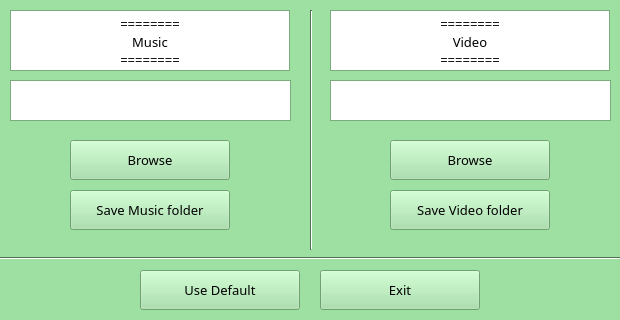
<?xml version="1.0" encoding="UTF-8"?>
<ui version="4.0">
 <class>MainWindow</class>
 <widget class="QMainWindow" name="MainWindow">
  <property name="geometry">
   <rect>
    <x>0</x>
    <y>0</y>
    <width>620</width>
    <height>320</height>
   </rect>
  </property>
  <property name="minimumSize">
   <size>
    <width>620</width>
    <height>320</height>
   </size>
  </property>
  <property name="maximumSize">
   <size>
    <width>620</width>
    <height>320</height>
   </size>
  </property>
  <property name="palette">
   <palette>
    <active>
     <colorrole role="WindowText">
      <brush brushstyle="SolidPattern">
       <color alpha="255">
        <red>0</red>
        <green>0</green>
        <blue>0</blue>
       </color>
      </brush>
     </colorrole>
     <colorrole role="Button">
      <brush brushstyle="SolidPattern">
       <color alpha="255">
        <red>158</red>
        <green>223</green>
        <blue>162</blue>
       </color>
      </brush>
     </colorrole>
     <colorrole role="Light">
      <brush brushstyle="SolidPattern">
       <color alpha="255">
        <red>255</red>
        <green>255</green>
        <blue>255</blue>
       </color>
      </brush>
     </colorrole>
     <colorrole role="Midlight">
      <brush brushstyle="SolidPattern">
       <color alpha="255">
        <red>206</red>
        <green>239</green>
        <blue>208</blue>
       </color>
      </brush>
     </colorrole>
     <colorrole role="Dark">
      <brush brushstyle="SolidPattern">
       <color alpha="255">
        <red>79</red>
        <green>111</green>
        <blue>81</blue>
       </color>
      </brush>
     </colorrole>
     <colorrole role="Mid">
      <brush brushstyle="SolidPattern">
       <color alpha="255">
        <red>105</red>
        <green>149</green>
        <blue>108</blue>
       </color>
      </brush>
     </colorrole>
     <colorrole role="Text">
      <brush brushstyle="SolidPattern">
       <color alpha="255">
        <red>0</red>
        <green>0</green>
        <blue>0</blue>
       </color>
      </brush>
     </colorrole>
     <colorrole role="BrightText">
      <brush brushstyle="SolidPattern">
       <color alpha="255">
        <red>255</red>
        <green>255</green>
        <blue>255</blue>
       </color>
      </brush>
     </colorrole>
     <colorrole role="ButtonText">
      <brush brushstyle="SolidPattern">
       <color alpha="255">
        <red>0</red>
        <green>0</green>
        <blue>0</blue>
       </color>
      </brush>
     </colorrole>
     <colorrole role="Base">
      <brush brushstyle="SolidPattern">
       <color alpha="255">
        <red>255</red>
        <green>255</green>
        <blue>255</blue>
       </color>
      </brush>
     </colorrole>
     <colorrole role="Window">
      <brush brushstyle="SolidPattern">
       <color alpha="255">
        <red>158</red>
        <green>223</green>
        <blue>162</blue>
       </color>
      </brush>
     </colorrole>
     <colorrole role="Shadow">
      <brush brushstyle="SolidPattern">
       <color alpha="255">
        <red>0</red>
        <green>0</green>
        <blue>0</blue>
       </color>
      </brush>
     </colorrole>
     <colorrole role="AlternateBase">
      <brush brushstyle="SolidPattern">
       <color alpha="255">
        <red>206</red>
        <green>239</green>
        <blue>208</blue>
       </color>
      </brush>
     </colorrole>
     <colorrole role="ToolTipBase">
      <brush brushstyle="SolidPattern">
       <color alpha="255">
        <red>255</red>
        <green>255</green>
        <blue>220</blue>
       </color>
      </brush>
     </colorrole>
     <colorrole role="ToolTipText">
      <brush brushstyle="SolidPattern">
       <color alpha="255">
        <red>0</red>
        <green>0</green>
        <blue>0</blue>
       </color>
      </brush>
     </colorrole>
    </active>
    <inactive>
     <colorrole role="WindowText">
      <brush brushstyle="SolidPattern">
       <color alpha="255">
        <red>0</red>
        <green>0</green>
        <blue>0</blue>
       </color>
      </brush>
     </colorrole>
     <colorrole role="Button">
      <brush brushstyle="SolidPattern">
       <color alpha="255">
        <red>158</red>
        <green>223</green>
        <blue>162</blue>
       </color>
      </brush>
     </colorrole>
     <colorrole role="Light">
      <brush brushstyle="SolidPattern">
       <color alpha="255">
        <red>255</red>
        <green>255</green>
        <blue>255</blue>
       </color>
      </brush>
     </colorrole>
     <colorrole role="Midlight">
      <brush brushstyle="SolidPattern">
       <color alpha="255">
        <red>206</red>
        <green>239</green>
        <blue>208</blue>
       </color>
      </brush>
     </colorrole>
     <colorrole role="Dark">
      <brush brushstyle="SolidPattern">
       <color alpha="255">
        <red>79</red>
        <green>111</green>
        <blue>81</blue>
       </color>
      </brush>
     </colorrole>
     <colorrole role="Mid">
      <brush brushstyle="SolidPattern">
       <color alpha="255">
        <red>105</red>
        <green>149</green>
        <blue>108</blue>
       </color>
      </brush>
     </colorrole>
     <colorrole role="Text">
      <brush brushstyle="SolidPattern">
       <color alpha="255">
        <red>0</red>
        <green>0</green>
        <blue>0</blue>
       </color>
      </brush>
     </colorrole>
     <colorrole role="BrightText">
      <brush brushstyle="SolidPattern">
       <color alpha="255">
        <red>255</red>
        <green>255</green>
        <blue>255</blue>
       </color>
      </brush>
     </colorrole>
     <colorrole role="ButtonText">
      <brush brushstyle="SolidPattern">
       <color alpha="255">
        <red>0</red>
        <green>0</green>
        <blue>0</blue>
       </color>
      </brush>
     </colorrole>
     <colorrole role="Base">
      <brush brushstyle="SolidPattern">
       <color alpha="255">
        <red>255</red>
        <green>255</green>
        <blue>255</blue>
       </color>
      </brush>
     </colorrole>
     <colorrole role="Window">
      <brush brushstyle="SolidPattern">
       <color alpha="255">
        <red>158</red>
        <green>223</green>
        <blue>162</blue>
       </color>
      </brush>
     </colorrole>
     <colorrole role="Shadow">
      <brush brushstyle="SolidPattern">
       <color alpha="255">
        <red>0</red>
        <green>0</green>
        <blue>0</blue>
       </color>
      </brush>
     </colorrole>
     <colorrole role="AlternateBase">
      <brush brushstyle="SolidPattern">
       <color alpha="255">
        <red>206</red>
        <green>239</green>
        <blue>208</blue>
       </color>
      </brush>
     </colorrole>
     <colorrole role="ToolTipBase">
      <brush brushstyle="SolidPattern">
       <color alpha="255">
        <red>255</red>
        <green>255</green>
        <blue>220</blue>
       </color>
      </brush>
     </colorrole>
     <colorrole role="ToolTipText">
      <brush brushstyle="SolidPattern">
       <color alpha="255">
        <red>0</red>
        <green>0</green>
        <blue>0</blue>
       </color>
      </brush>
     </colorrole>
    </inactive>
    <disabled>
     <colorrole role="WindowText">
      <brush brushstyle="SolidPattern">
       <color alpha="255">
        <red>79</red>
        <green>111</green>
        <blue>81</blue>
       </color>
      </brush>
     </colorrole>
     <colorrole role="Button">
      <brush brushstyle="SolidPattern">
       <color alpha="255">
        <red>158</red>
        <green>223</green>
        <blue>162</blue>
       </color>
      </brush>
     </colorrole>
     <colorrole role="Light">
      <brush brushstyle="SolidPattern">
       <color alpha="255">
        <red>255</red>
        <green>255</green>
        <blue>255</blue>
       </color>
      </brush>
     </colorrole>
     <colorrole role="Midlight">
      <brush brushstyle="SolidPattern">
       <color alpha="255">
        <red>206</red>
        <green>239</green>
        <blue>208</blue>
       </color>
      </brush>
     </colorrole>
     <colorrole role="Dark">
      <brush brushstyle="SolidPattern">
       <color alpha="255">
        <red>79</red>
        <green>111</green>
        <blue>81</blue>
       </color>
      </brush>
     </colorrole>
     <colorrole role="Mid">
      <brush brushstyle="SolidPattern">
       <color alpha="255">
        <red>105</red>
        <green>149</green>
        <blue>108</blue>
       </color>
      </brush>
     </colorrole>
     <colorrole role="Text">
      <brush brushstyle="SolidPattern">
       <color alpha="255">
        <red>79</red>
        <green>111</green>
        <blue>81</blue>
       </color>
      </brush>
     </colorrole>
     <colorrole role="BrightText">
      <brush brushstyle="SolidPattern">
       <color alpha="255">
        <red>255</red>
        <green>255</green>
        <blue>255</blue>
       </color>
      </brush>
     </colorrole>
     <colorrole role="ButtonText">
      <brush brushstyle="SolidPattern">
       <color alpha="255">
        <red>79</red>
        <green>111</green>
        <blue>81</blue>
       </color>
      </brush>
     </colorrole>
     <colorrole role="Base">
      <brush brushstyle="SolidPattern">
       <color alpha="255">
        <red>158</red>
        <green>223</green>
        <blue>162</blue>
       </color>
      </brush>
     </colorrole>
     <colorrole role="Window">
      <brush brushstyle="SolidPattern">
       <color alpha="255">
        <red>158</red>
        <green>223</green>
        <blue>162</blue>
       </color>
      </brush>
     </colorrole>
     <colorrole role="Shadow">
      <brush brushstyle="SolidPattern">
       <color alpha="255">
        <red>0</red>
        <green>0</green>
        <blue>0</blue>
       </color>
      </brush>
     </colorrole>
     <colorrole role="AlternateBase">
      <brush brushstyle="SolidPattern">
       <color alpha="255">
        <red>158</red>
        <green>223</green>
        <blue>162</blue>
       </color>
      </brush>
     </colorrole>
     <colorrole role="ToolTipBase">
      <brush brushstyle="SolidPattern">
       <color alpha="255">
        <red>255</red>
        <green>255</green>
        <blue>220</blue>
       </color>
      </brush>
     </colorrole>
     <colorrole role="ToolTipText">
      <brush brushstyle="SolidPattern">
       <color alpha="255">
        <red>0</red>
        <green>0</green>
        <blue>0</blue>
       </color>
      </brush>
     </colorrole>
    </disabled>
   </palette>
  </property>
  <property name="font">
   <font>
    <family>Arial Rounded MT Bold</family>
    <pointsize>10</pointsize>
   </font>
  </property>
  <property name="windowTitle">
   <string>YouTube Download Manager (YDM)</string>
  </property>
  <property name="windowIcon">
   <iconset>
    <normaloff>pngwing.com.png</normaloff>pngwing.com.png</iconset>
  </property>
  <property name="toolTipDuration">
   <number>23</number>
  </property>
  <widget class="QWidget" name="centralwidget">
   <widget class="QTextEdit" name="MusicURL">
    <property name="geometry">
     <rect>
      <x>10</x>
      <y>80</y>
      <width>281</width>
      <height>41</height>
     </rect>
    </property>
    <property name="cursor" stdset="0">
     <cursorShape>IBeamCursor</cursorShape>
    </property>
    <property name="verticalScrollBarPolicy">
     <enum>Qt::ScrollBarAlwaysOff</enum>
    </property>
    <property name="readOnly">
     <bool>true</bool>
    </property>
    <property name="placeholderText">
     <string/>
    </property>
   </widget>
   <widget class="QPushButton" name="SaveMusic">
    <property name="geometry">
     <rect>
      <x>70</x>
      <y>190</y>
      <width>160</width>
      <height>40</height>
     </rect>
    </property>
    <property name="text">
     <string>Save Music folder</string>
    </property>
   </widget>
   <widget class="QPushButton" name="MusicBrowse">
    <property name="geometry">
     <rect>
      <x>70</x>
      <y>140</y>
      <width>160</width>
      <height>40</height>
     </rect>
    </property>
    <property name="text">
     <string>Browse</string>
    </property>
   </widget>
   <widget class="QPushButton" name="VideoBrowse">
    <property name="geometry">
     <rect>
      <x>390</x>
      <y>140</y>
      <width>160</width>
      <height>40</height>
     </rect>
    </property>
    <property name="text">
     <string>Browse</string>
    </property>
   </widget>
   <widget class="QTextEdit" name="VideoURL">
    <property name="geometry">
     <rect>
      <x>330</x>
      <y>80</y>
      <width>281</width>
      <height>41</height>
     </rect>
    </property>
    <property name="cursor" stdset="0">
     <cursorShape>IBeamCursor</cursorShape>
    </property>
    <property name="verticalScrollBarPolicy">
     <enum>Qt::ScrollBarAlwaysOff</enum>
    </property>
    <property name="readOnly">
     <bool>true</bool>
    </property>
    <property name="placeholderText">
     <string/>
    </property>
   </widget>
   <widget class="QPushButton" name="SaveVideo">
    <property name="geometry">
     <rect>
      <x>390</x>
      <y>190</y>
      <width>160</width>
      <height>40</height>
     </rect>
    </property>
    <property name="text">
     <string>Save Video folder</string>
    </property>
   </widget>
   <widget class="QPushButton" name="Default">
    <property name="geometry">
     <rect>
      <x>140</x>
      <y>270</y>
      <width>160</width>
      <height>40</height>
     </rect>
    </property>
    <property name="text">
     <string>Use Default</string>
    </property>
   </widget>
   <widget class="Line" name="line">
    <property name="geometry">
     <rect>
      <x>0</x>
      <y>250</y>
      <width>621</width>
      <height>16</height>
     </rect>
    </property>
    <property name="orientation">
     <enum>Qt::Horizontal</enum>
    </property>
   </widget>
   <widget class="QTextBrowser" name="MainDisplay_2">
    <property name="geometry">
     <rect>
      <x>10</x>
      <y>10</y>
      <width>280</width>
      <height>61</height>
     </rect>
    </property>
    <property name="minimumSize">
     <size>
      <width>0</width>
      <height>0</height>
     </size>
    </property>
    <property name="maximumSize">
     <size>
      <width>99999</width>
      <height>999999</height>
     </size>
    </property>
    <property name="cursor" stdset="0">
     <cursorShape>ForbiddenCursor</cursorShape>
    </property>
    <property name="autoFillBackground">
     <bool>true</bool>
    </property>
    <property name="verticalScrollBarPolicy">
     <enum>Qt::ScrollBarAlwaysOff</enum>
    </property>
    <property name="horizontalScrollBarPolicy">
     <enum>Qt::ScrollBarAlwaysOff</enum>
    </property>
    <property name="html">
     <string>&lt;!DOCTYPE HTML PUBLIC &quot;-//W3C//DTD HTML 4.0//EN&quot; &quot;http://www.w3.org/TR/REC-html40/strict.dtd&quot;&gt;
&lt;html&gt;&lt;head&gt;&lt;meta name=&quot;qrichtext&quot; content=&quot;1&quot; /&gt;&lt;style type=&quot;text/css&quot;&gt;
p, li { white-space: pre-wrap; }
&lt;/style&gt;&lt;/head&gt;&lt;body style=&quot; font-family:'Arial Rounded MT Bold'; font-size:10pt; font-weight:400; font-style:normal;&quot;&gt;
&lt;p align=&quot;center&quot; style=&quot; margin-top:0px; margin-bottom:0px; margin-left:0px; margin-right:0px; -qt-block-indent:0; text-indent:0px;&quot;&gt;========&lt;br /&gt;Music&lt;/p&gt;
&lt;p align=&quot;center&quot; style=&quot; margin-top:0px; margin-bottom:0px; margin-left:0px; margin-right:0px; -qt-block-indent:0; text-indent:0px;&quot;&gt;========&lt;/p&gt;
&lt;p align=&quot;center&quot; style=&quot;-qt-paragraph-type:empty; margin-top:0px; margin-bottom:0px; margin-left:0px; margin-right:0px; -qt-block-indent:0; text-indent:0px;&quot;&gt;&lt;br /&gt;&lt;/p&gt;&lt;/body&gt;&lt;/html&gt;</string>
    </property>
   </widget>
   <widget class="QTextBrowser" name="MainDisplay_3">
    <property name="geometry">
     <rect>
      <x>330</x>
      <y>10</y>
      <width>280</width>
      <height>61</height>
     </rect>
    </property>
    <property name="minimumSize">
     <size>
      <width>0</width>
      <height>0</height>
     </size>
    </property>
    <property name="maximumSize">
     <size>
      <width>99999</width>
      <height>999999</height>
     </size>
    </property>
    <property name="cursor" stdset="0">
     <cursorShape>ForbiddenCursor</cursorShape>
    </property>
    <property name="autoFillBackground">
     <bool>true</bool>
    </property>
    <property name="verticalScrollBarPolicy">
     <enum>Qt::ScrollBarAlwaysOff</enum>
    </property>
    <property name="horizontalScrollBarPolicy">
     <enum>Qt::ScrollBarAlwaysOff</enum>
    </property>
    <property name="html">
     <string>&lt;!DOCTYPE HTML PUBLIC &quot;-//W3C//DTD HTML 4.0//EN&quot; &quot;http://www.w3.org/TR/REC-html40/strict.dtd&quot;&gt;
&lt;html&gt;&lt;head&gt;&lt;meta name=&quot;qrichtext&quot; content=&quot;1&quot; /&gt;&lt;style type=&quot;text/css&quot;&gt;
p, li { white-space: pre-wrap; }
&lt;/style&gt;&lt;/head&gt;&lt;body style=&quot; font-family:'Arial Rounded MT Bold'; font-size:10pt; font-weight:400; font-style:normal;&quot;&gt;
&lt;p align=&quot;center&quot; style=&quot; margin-top:0px; margin-bottom:0px; margin-left:0px; margin-right:0px; -qt-block-indent:0; text-indent:0px;&quot;&gt;========&lt;br /&gt;Video&lt;/p&gt;
&lt;p align=&quot;center&quot; style=&quot; margin-top:0px; margin-bottom:0px; margin-left:0px; margin-right:0px; -qt-block-indent:0; text-indent:0px;&quot;&gt;========&lt;/p&gt;
&lt;p align=&quot;center&quot; style=&quot;-qt-paragraph-type:empty; margin-top:0px; margin-bottom:0px; margin-left:0px; margin-right:0px; -qt-block-indent:0; text-indent:0px;&quot;&gt;&lt;br /&gt;&lt;/p&gt;&lt;/body&gt;&lt;/html&gt;</string>
    </property>
   </widget>
   <widget class="Line" name="line_2">
    <property name="geometry">
     <rect>
      <x>310</x>
      <y>10</y>
      <width>3</width>
      <height>240</height>
     </rect>
    </property>
    <property name="orientation">
     <enum>Qt::Vertical</enum>
    </property>
   </widget>
   <widget class="QPushButton" name="exit">
    <property name="geometry">
     <rect>
      <x>320</x>
      <y>270</y>
      <width>160</width>
      <height>40</height>
     </rect>
    </property>
    <property name="text">
     <string>Exit</string>
    </property>
   </widget>
  </widget>
 </widget>
 <resources/>
 <connections/>
</ui>
